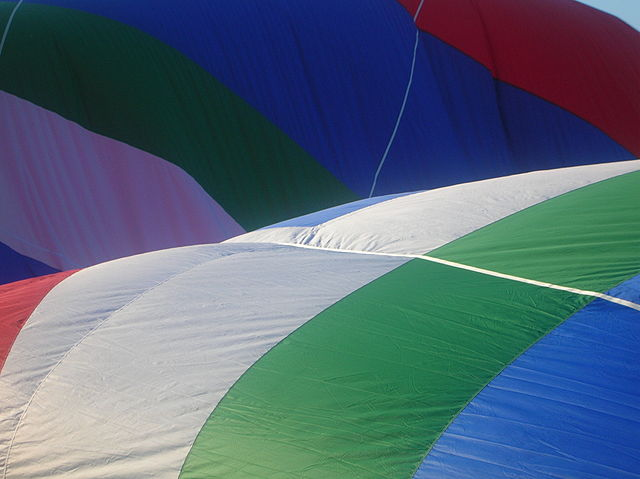
%> input picture RDV/TP2/shadows.jpg, 640 x 479 px
$ octave --eval "exercice1;"   (GNU Octave 9; MATLAB toolbox functions it lacks are replaced by stand-ins)
%> lines starting %> are read from the running program, lines starting %| are printed output that depends on the picture
function exercice1()
    sRGB = imread("shadows.jpg");
%> sRGB is the input picture: size 479x640x3 uint8; mean R, G, B 84, 102.4, 119.2
    uRGB = sRGB2uRBG(sRGB);
    HSI = uRGB2HSI(uRGB);
    figure;
    imshow(HSI2uRGB(HSI));
    drawnow();
end

function uRGB = sRGB2uRBG(sRGB)
    uRGB = double(sRGB)/255;
end

function HSI = uRGB2HSI(uRGB)
    uR = uRGB(:, :, 1);
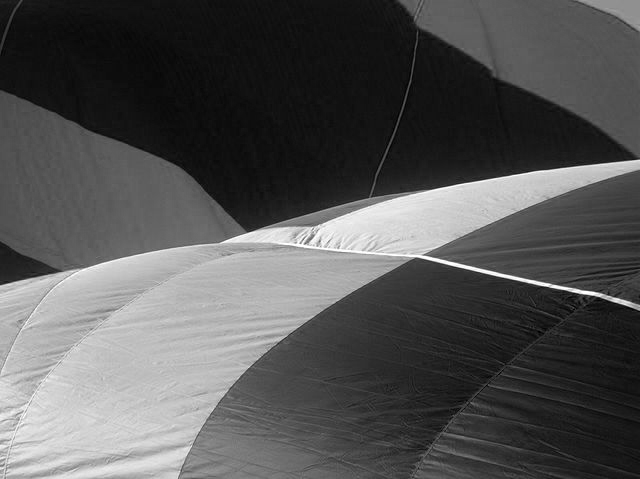
%> uR: size 479x640 double; min 0, max 1, mean 0.329
    uG = uRGB(:, :, 2);
    uB = uRGB(:, :, 3);
    x = uR - 0.5*(uG + uB);
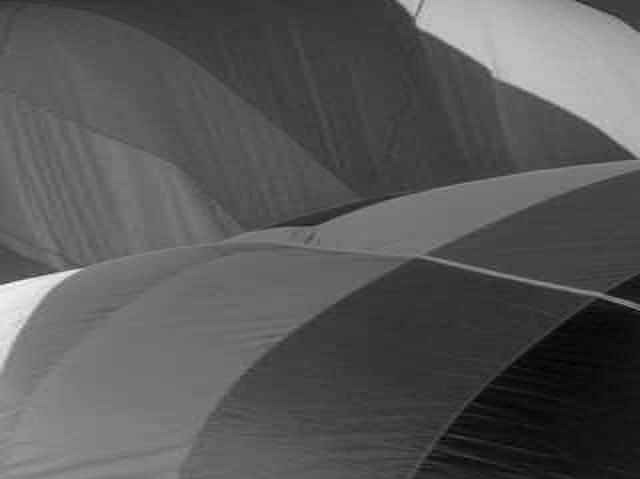
%> x: size 479x640 double; min -0.435, max 0.522, mean -0.105; drawn with min black and max white
    y = (sqrt(3)/2)*(uG-uB);
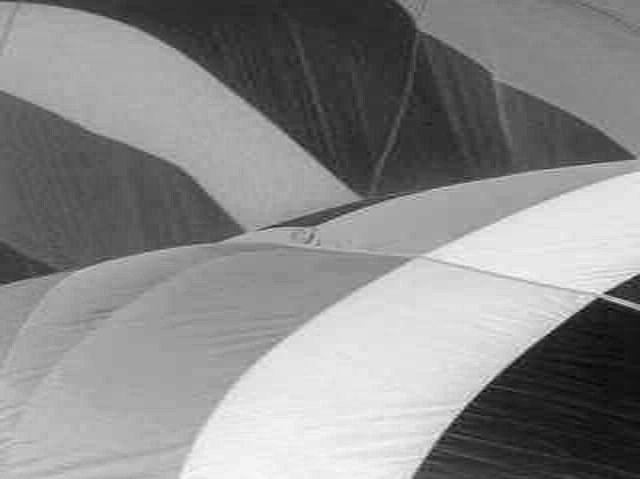
%> y: size 479x640 double; min -0.367, max 0.204, mean -0.0572; drawn with min black and max white
    H = atan2(y,x);
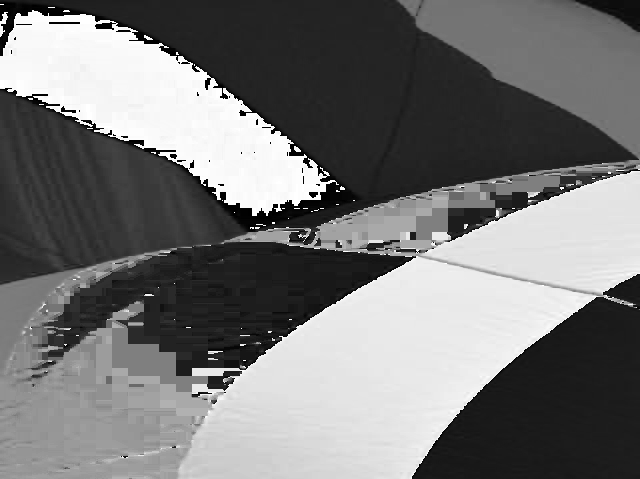
%> H: size 479x640 double; min -3.13, max 3.14, mean -0.217; drawn with min black and max white
    S = sqrt(x.^2+y.^2);
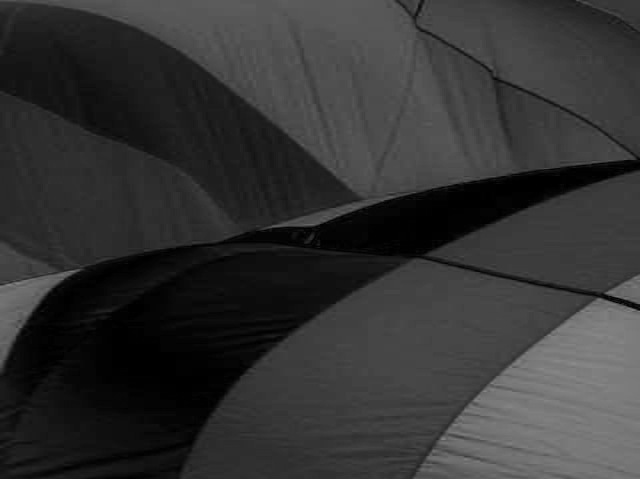
%> S: size 479x640 double; min 0, max 0.546, mean 0.203
    I = (uR + uG + uB)/3;
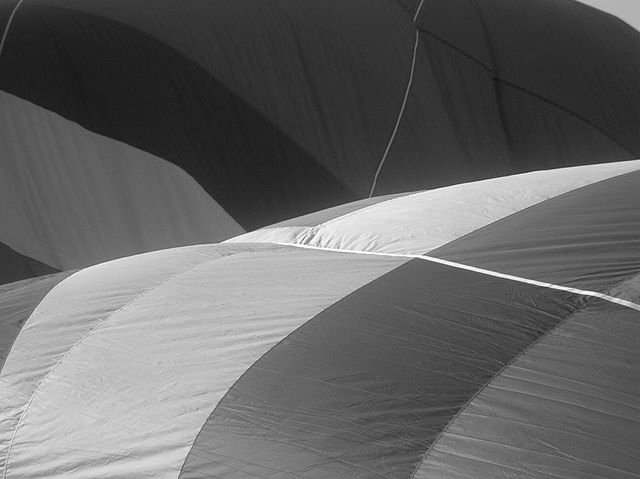
%> I: size 479x640 double; min 0.0693, max 1, mean 0.399
    HSI = cat(3, H, S, I);
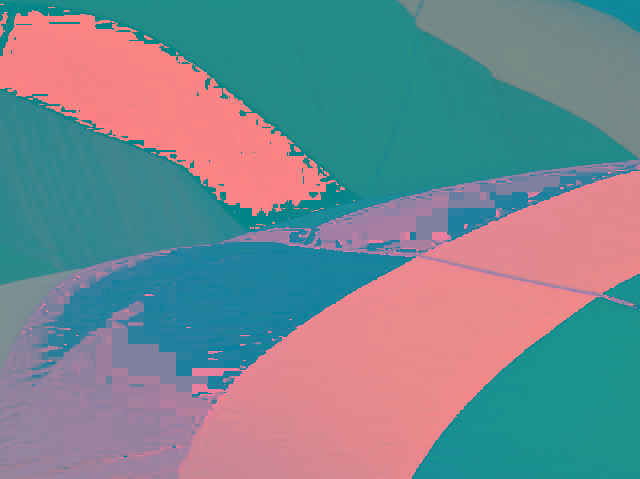
%> HSI: size 479x640x3 double; mean R, G, B -0.217, 0.203, 0.399; drawn with min black and max white
end

function compshow(im)
    H = im(:, :, 1);
    S = im(:, :, 2);
    I = im(:, :, 3);
    subplot(1,3,1),
    imshow(H, [0,2*pi]);
    subplot(1,3,2),
    imshow(S);
    subplot(1,3,3),
    imshow(I);
end

function uRGB = HSI2uRGB(HSI)
    H = HSI(:, :, 1);
    S = HSI(:, :, 2);
    I = HSI(:, :, 3);
    x = S.*cos(H);
    y = S.*sin(H);
    uR = I + 2/3*x;
    uG = I - 1/3*x + 1/sqrt(3)*y;
    uB = I - 1/3*x - 1/sqrt(3)*y;
    uRGB = cat(3, uR, uG, uB);
end

$ run again, with RDV/TP2/monaloa.jpg copied over RDV/TP2/shadows.jpg
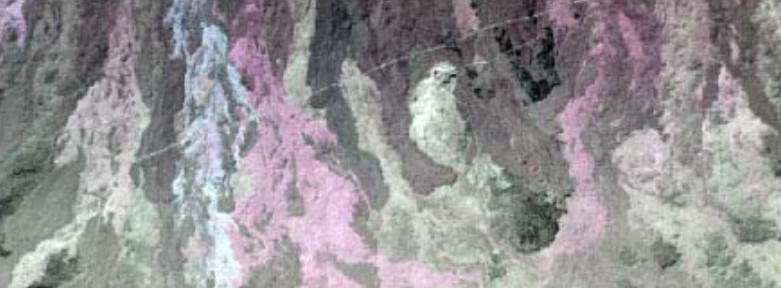
%> input picture RDV/TP2/monaloa.jpg, 781 x 288 px
%> in exercice1, sRGB is the input picture: size 288x781x3 uint8; mean R, G, B 148.3, 145.7, 147.8
%> in uRGB2HSI, `S = sqrt(x.^2+y.^2);`:
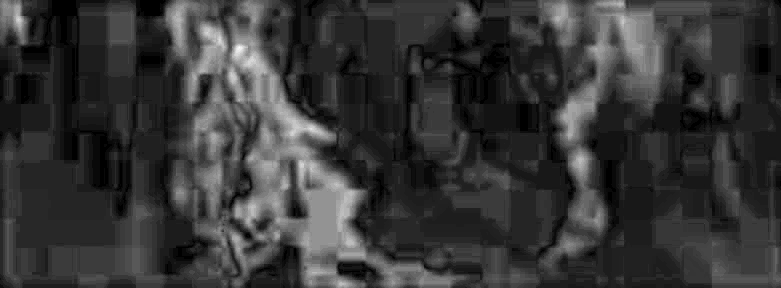
%> S: size 288x781 double; min 0, max 0.186, mean 0.0401; drawn with min black and max white
%> in uRGB2HSI, `HSI = cat(3, H, S, I);`:
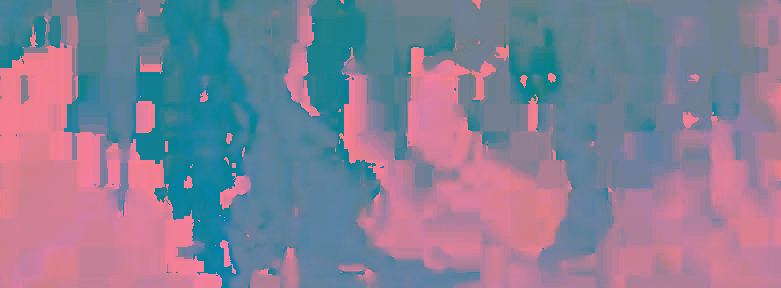
%> HSI: size 288x781x3 double; mean R, G, B 0.187, 0.0401, 0.578; drawn with min black and max white
